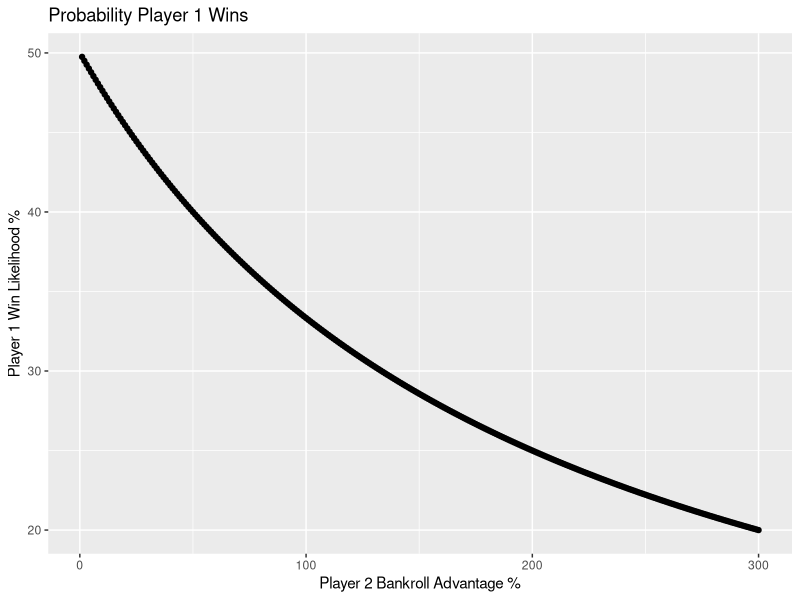
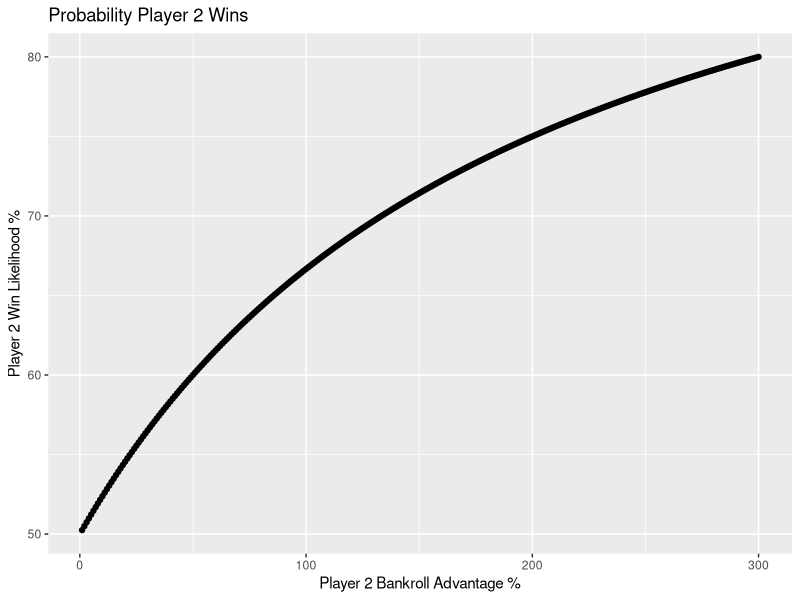

The R source for these figures, in order: (Note: this script raises an error after producing the figures.)
library(ggplot2)
library(dplyr)

##Simple heads or tails function to make sure our RGN works
headsOrTails <- function() {
  heads <- 0
  tails <- 0
  for (i in 1:1000000) {
    c = sample(0:1,1)
    if (c == 0) {
      heads <- heads + 1
    } else {
      tails <- tails + 1
    }
  }
  print(tails/(heads + tails))
  print(heads/(heads + tails))
}

headsOrTails()



###Runs a coin flip simulation and outputs a winner or tie.
# a [double] amount of money in player 1 bankroll
# b [double] multiplier for amount of money in player 2 bankroll
#S [int] Sample size
#w [double] the fraction of a gained when a player wins
#l [double] the fraction of a lost when a player loses
#Outputs: a length 3 vector where a 1 represents a positive result for a P1 win, P2 win, or Tie respectively
runSim <- function(a,b,s,w,l) {
  
  player1 <- a
  player2 <- a * b
  output <- c(0,0,0)
  for (i in 1:s) {
    coin = sample(0:1,1)
    if (coin == 0) {
      player1 <- player1 - (l * a)
      player2 <- player2 + (w * a)
    } else {
      player1 <- player1 + (w * a)
      player2 <- player2 - (l * a)
    }
    
    if (player1 <= 0) {
      output[2] <- 1
      output
      break
    } else if (player2 <= 0) {
      output[1] <- 1
      output
      break
    }
    
  }
  
  if (player1 != 0 & player2 != 0) {
    output[3] = 1
    output
  }
  
  output
}



##Runs n amount of simulations to determine P1 win $, P2 win$, Tie%, P2% advantage
##n: amount of sims to run
#a: starting money
#s: sample size required for a single game
#swing: how much a player will win or lose based on outcome
#Player2 bankroll edge
runMetaSim <- function(n, a, s, swing, p2Multiplier) {
  results <- c(0,0,0)
  for (i in 1:n) {
    r <- runSim(a,p2Multiplier,s,swing,swing)
    if (r[1] == 1) {
      results[1] <- results[1] + 1
    } else if (r[2] == 1) {
      results[2] <- results[2] + 1
    } else {
      results[3] <- results[3] + 1
    }
  }
  output <- c(results[1]/sum(results),results[2]/sum(results),results[3]/sum(results),-1 *(1 - p2Multiplier))
  output
}




##Runs x amount of Meta-"Simulations"  gradually increasing the bankroll edge of one player by a given amount
#x[int]: amount of simulations to run
#start[double]: starting edge that player 2 has
#increment: a percentage increase for the succesive simulation
#Outputs: A two dimensional Data Frame: Cols[P1 win %, P2 win %, Tie %, P2$ Advantage]
runAggregateSims <- function(x, start, increment, swing,rounds) {
  cols <- c("P1 Win %","P2 Win %", "Tie %","P2 Bankroll Advantage")
  out <- data.frame(matrix(ncol = 4, nrow = 0))
  
  for (i in 1:x) {
    start <- start + increment
    row <- runMetaSim(rounds,1000,1000000,swing,start)
    
    out <- rbind(out,row)
    print(paste("Sim ", toString(i), "/", toString(x), " Complete"))
  }
  colnames(out) <- cols
  out
 
}

##Runs the aggregate sims using the Huygen's Theorom
runAggregateSims2 <- function(x,start,increment,swing,a,b) {
  cols <- c("P1 Win %","P2 Win %", "Tie %","P2 Bankroll Advantage")
  out <- data.frame(matrix(ncol = 4, nrow = 0))
  
  for (i in 1:x) {
    b <-  b + increment
    p1 <- (a/.02*a)/(((b*a)/.02*a) + (a/(0.2*a)))
    p2 <- ((b*a)/.02*a)/(((b*a)/.02*a) + (a/(0.2*a)))
    
    p1winrate <- p1/(p1 + p2)
    p2winrate <- p2/(p1 + p2)
    
    row <- c(p1winrate,p2winrate,0,-1 * (1 - b))
    out <- rbind(out,row)
    print(paste("Sim ", toString(i), "/", toString(x), " Complete"))
  }
  colnames(out) <- cols
  out
}

#Plotting the Distribution
huygensFormula <- runAggregateSims2(300,1,.01,.02,1000,1)
huygensFormulaPercent <- huygensFormula * 100

qplot(huygensFormulaPercent$`P2 Bankroll Advantage`,huygensFormulaPercent$`P1 Win %`,xlab = "Player 2 Bankroll Advantage %",ylab = "Player 1 Win Likelihood %",
      main = "Probability Player 1 Wins")
qplot(huygensFormulaPercent$`P2 Bankroll Advantage`,huygensFormulaPercent$`P2 Win %`,xlab = "Player 2 Bankroll Advantage %",ylab = "Player 2 Win Likelihood %",
      main = "Probability Player 2 Wins")

percentCombined <- cbind(huygensFormulaPercent,sims)



a <- ggplot() + geom_point(data = simsWithPercent,aes(x= simsWithPercent$`P2 Bankroll Advantage`, y = simsWithPercent$`P2 Win %`),color = "yellow") + xlab("P2 % Bankroll Advantage") + ylab("Player 2 % Win Likelihood") +
geom_line(data = huygensFormulaPercent, aes(x = huygensFormulaPercent$`P2 Bankroll Advantage`,y=huygensFormulaPercent$`P2 Win %`),color = "blue") + ggtitle("Player 2 Winning Distribution: Huygen's Formula vs Simulation") +
theme(legend.position = "top") + theme(legend.title = element_text(colour = "blue", size = 10)) + scale_color_discrete("Legend", c("Huygden's Formula","Sim Results"))
  
a






sims <- runAggregateSims(200,1,.01,.02,1000)
sims2 <- runAggregateSims(100,3,.01,.02,1000)
sims <- rbind(sims,sims2)


sims <- runAggregateSims(300,1,.01,.02,1000)

simsWithPercent <- sims
simsWithPercent$`P2 Bankroll Advantage` <- simsWithPercent$`P2 Bankroll Advantage` * 100
simsWithPercent$`P2 Win %` <- simsWithPercent$`P2 Win %` * 100
simsWithPercent$`P1 Win %` <- simsWithPercent$`P1 Win %` * 100


qplot(simsWithPercent$`P2 Bankroll Advantage`,simsWithPercent$`P2 Win %`,xlab = "Player 2 Bankroll Advantage %",ylab = "Player 2 Win Likelihood %",
      main = "Probability Player 2 Wins")


qplot(simsWithPercent$`P2 Bankroll Advantage`,simsWithPercent$`P1 Win %`,xlab = "Player 2 Bankroll Advantage %",ylab = "Player 1 Win Likelihood %",
      main = "Probability Player 1 Wins")



sim2 <- runAggregateSims()


